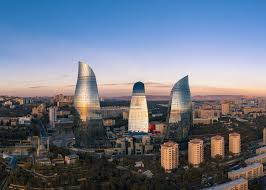
#> input picture pictures/baku.jpeg, 266 x 190 px, found by its file name
$ python trackbar.py
#> lines starting #> are read from the running program, lines starting #| are printed output that depends on the picture; after the words box and inside, x2 and y2 are one past the last pixel; in counts of white or black regions, pixels touching at a corner belong together
import cv2
import numpy as np

def nothing(x):
    pass

image_path = '/home/aynur/Desktop/opencv_python/pictures/baku.jpeg'
image = cv2.imread(image_path)
#> image is the input picture: shape (190, 266, 3); mean B, G, R 133.1, 117.1, 109.3
hsv = cv2.cvtColor(image, cv2.COLOR_BGR2HSV)
#> hsv: shape (190, 266, 3); mean H, S, V 72.5, 80.3, 145.3

cv2.namedWindow('Trackbars')

cv2.createTrackbar('H_min','Trackbars',0,179,nothing)
#> slider 'H_min' is set to 35
cv2.createTrackbar('H_max','Trackbars',179,179,nothing)
cv2.createTrackbar('S_min','Trackbars',0,255,nothing)
#> slider 'S_min' is set to 51
cv2.createTrackbar('S_max','Trackbars',255,255,nothing)
cv2.createTrackbar('V_min','Trackbars',0,255,nothing)
#> slider 'V_min' is set to 51
cv2.createTrackbar('V_max','Trackbars',255,255,nothing)

while True:
    h_min = cv2.getTrackbarPos('H_min','Trackbars')
    h_max = cv2.getTrackbarPos('H_max','Trackbars')
    s_min = cv2.getTrackbarPos('S_min','Trackbars')
    s_max = cv2.getTrackbarPos('S_max','Trackbars')
    v_min = cv2.getTrackbarPos('V_min','Trackbars')
    v_max = cv2.getTrackbarPos('V_max','Trackbars')

    lower = np.array([h_min, s_min, v_min])
    upper = np.array([h_max, s_max, v_max])

    mask = cv2.inRange(hsv, lower, upper)
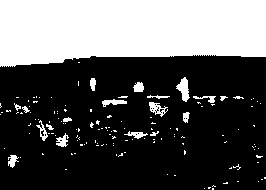
#> mask: shape (190, 266); 34.1% white; 142 white regions (122 under 20 px), largest, box (x1, y1, x2, y2) and area: (0, 0, 266, 67) 15603, (176, 77, 190, 102) 187, (149, 102, 168, 117) 131
    result = cv2.bitwise_and(image, image, mask=mask)
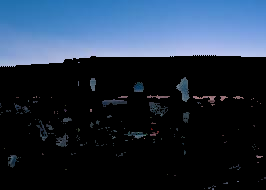
#> result: shape (190, 266, 3); mean B, G, R 67.2, 48.7, 34.2

    cv2.imshow('Original', image)
    cv2.imshow('Mask', mask)
    cv2.imshow('Result', result)

    if cv2.waitKey(1) & 0xFF == 27:
#> (key Esc is pressed here)
        break

cv2.destroyAllWindows()

$ run again, with pictures/highway.jpeg copied over pictures/baku.jpeg
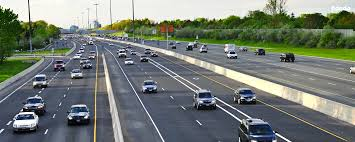
#> input picture pictures/highway.jpeg, 355 x 142 px, found by its file name
#> image is the input picture: shape (142, 355, 3); mean B, G, R 116.2, 123.6, 115.9
#> hsv: shape (142, 355, 3); mean H, S, V 75.8, 62.1, 130.5
#> `mask = cv2.inRange(hsv, lower, upper)`:
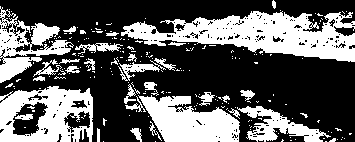
#> mask: shape (142, 355); 36.9% white; 216 white regions (186 under 20 px), largest, box (x1, y1, x2, y2) and area: (121, 11, 355, 62) 6150, (0, 86, 93, 142) 3372, (138, 95, 240, 142) 3060
#> `result = cv2.bitwise_and(image, image, mask=mask)`:
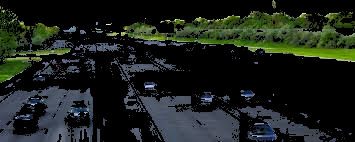
#> result: shape (142, 355, 3); mean B, G, R 26.8, 32.5, 26.6
